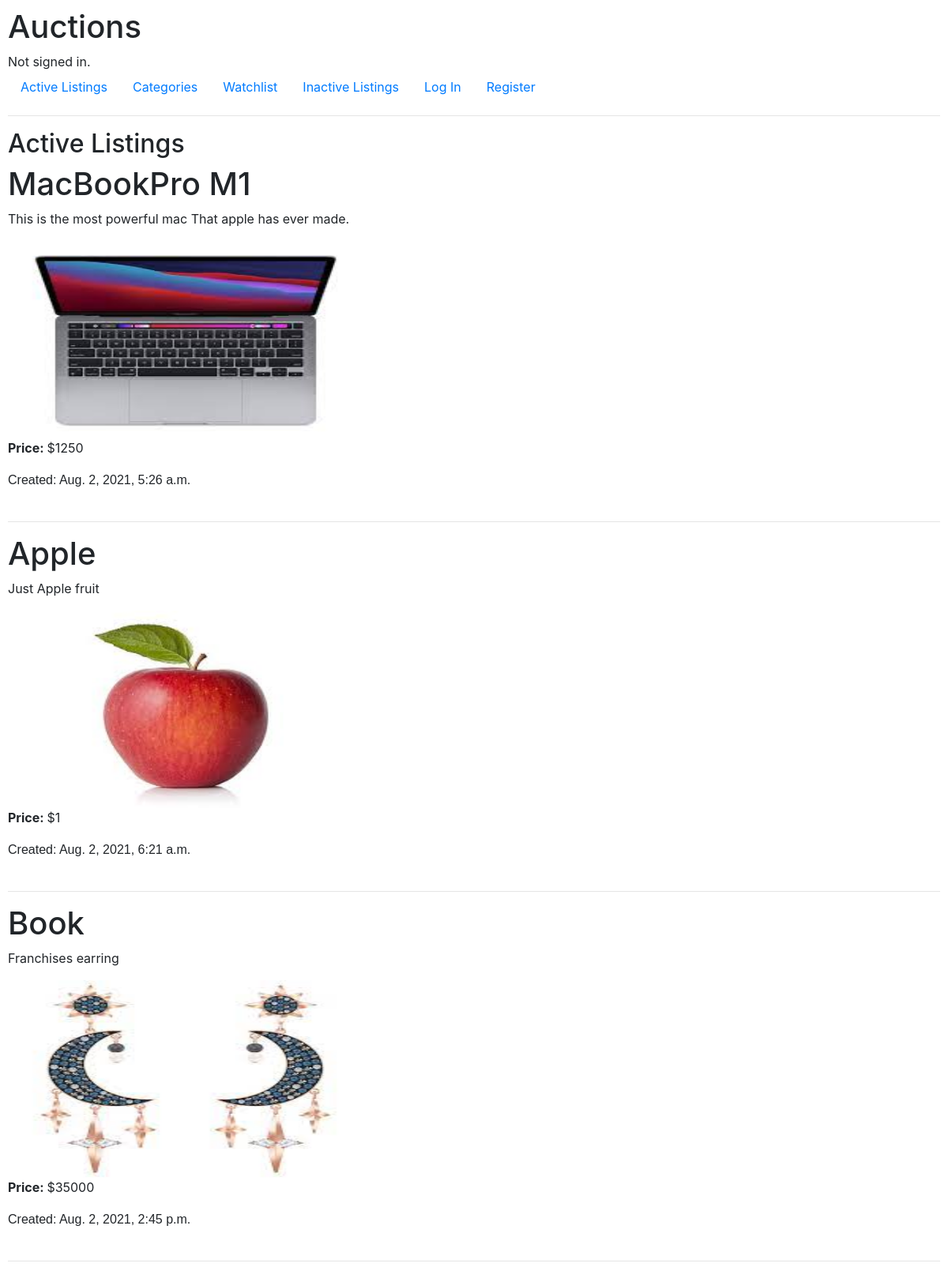
Screenshot of /inactive/ with the database file from the repository.
### auctions/models.py (models this page shows, shortened)
class Listing(models.Model):
    title = models.CharField(max_length=50)
    description = models.TextField()
    price = models.IntegerField()
    image = models.ImageField(upload_to='listing/')
    category = models.CharField(max_length=50, blank=True, null=True)
    created = models.DateTimeField(auto_now_add=True)
    closed = models.DateTimeField(blank=True, null=True)
    number_of_bids = models.IntegerField(default=0)
    is_active = models.BooleanField(default=True)
    winner = models.CharField(max_length=50, blank=True, null=True)
    owner = models.ForeignKey(User, on_delete=models.CASCADE)

### auctions/views.py (the view)
# urls.py: path("inactive/", views.inactive, name='inactive'),
def inactive(request):
    listings = Listing.objects.filter(is_active=False)
    context = {
        "listings": listings
    }
    return render(request, "auctions/inactive.html", context)

### auctions/templates/auctions/inactive.html
{% extends "auctions/layout.html" %}
{% load static %}
{% block body %}
    <h2>Active Listings</h2>
    {% for listing in listings %}
        <div>
            <h1 style="text-align: left;" >{{listing.title}}</h1>
            <p>{{listing.description}}</p>
            <a href="{% url 'auctions:listing-detail' listing.id %}">
            <img src="../media/{{listing.image.name}}" alt="{{listing.title}}" style="width:450px;height:250px; text-align: center;">
        </a>
            <p><b>Price: </b>${{listing.price}}</p>
            <p1 style="font-family: Verdana, Geneva, Tahoma, sans-serif;">Created: {{listing.created}}</p1>
        </div><br><hr>
    {% empty %}
        <h1>There are no inactive listings.</h1>
    {% endfor %}
{% endblock %}

### auctions/templates/auctions/layout.html (shortened to what this page needs)
{% load static %}
<!DOCTYPE html>
<html lang="en">
    <head>
        <link rel="stylesheet" href="https://stackpath.bootstrapcdn.com/bootstrap/4.4.1/css/bootstrap.min.css">
        <link href="{% static 'auctions/styles.css' %}" rel="stylesheet">
    </head>
    <body>
        <h1>Auctions</h1>
        <div>
            {% if user.is_authenticated %}
                Signed in as <strong>{{ user.username }}</strong>.
            {% else %}
                Not signed in.
            {% endif %}
        </div>
        <ul class="nav">
            <li class="nav-item">
                <a class="nav-link" href="{% url 'auctions:index' %}">Active Listings</a>
            </li>
            <li class="nav-item">
                <a class="nav-link" href="{% url 'auctions:categories' %}">Categories</a>
            </li>
            <li class="nav-item">
                <a class="nav-link" href="{% url 'auctions:watchlist' %}">Watchlist</a>
            </li>
            <li class="nav-item">
                <a class="nav-link" href="{% url 'auctions:inactive' %}">Inactive Listings</a>
            </li>
            {% if user.is_authenticated %}
                <li class="nav-item">
                    <a class="nav-link" href="{% url 'auctions:logout' %}">Log Out</a>
                </li>
                <li class="nav-item">
                    <a class="nav-link" href="{% url 'auctions:create-listing' %}">Create A New Listing</a>
                </li>
            {% else %}
                <li class="nav-item">
                    <a class="nav-link" href="{% url 'auctions:login' %}">Log In</a>
                </li>
                <li class="nav-item">
                    <a class="nav-link" href="{% url 'auctions:register' %}">Register</a>
                </li>
            {% endif %}
        </ul>
        <hr>
        {% block body %}
        {% endblock %}
    </body>
</html>

### auctions/static/auctions/styles.css (style rules this page uses)
body { padding: 10px; }

### rows the page displays
Listing: title "MacBookPro M1", description "This is the most powerful mac That apple has ever made.", image.name (picture), price "1250", created "Aug. 2, 2021, 5:26 a.m."
Listing: title "Apple", description "Just Apple fruit", image.name (picture), price "1", created "Aug. 2, 2021, 6:21 a.m."
Listing: title "Book", description "Franchises earring", image.name (picture), price "35000", created "Aug. 2, 2021, 2:45 p.m."
